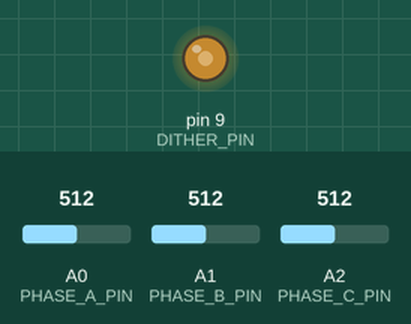
This sketch was run on a simulated Arduino Uno, built with avr-gcc and run on an emulated ATmega328P. Parts: output pins drawn as LEDs (lit = HIGH). Inputs (shaded band) come from the test bench; at power-on: A2 (PHASE_C_PIN) = 512, A0 (PHASE_A_PIN) = 512, A1 (PHASE_B_PIN) = 512. What the sketch prints to the serial monitor is not drawn.

Above: at 1.2 s.
1.3 s: A2 (PHASE_C_PIN) set to 716
4.3 s: A0 (PHASE_A_PIN) set to 643
7.3 s: A0 (PHASE_A_PIN) set to 673
10.3 s: A1 (PHASE_B_PIN) set to 716
Timing chart, 0 to 14.3 s (numbered marks = the images above; inputs shaded):
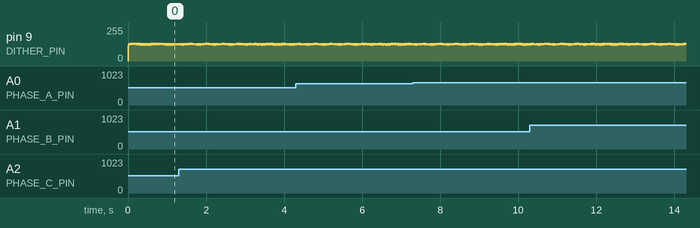

The sketch:

dq0_dither.ino
```cpp
const int PHASE_A_PIN = A0;
const int PHASE_B_PIN = A1;
const int PHASE_C_PIN = A2;
const int DITHER_PIN = 9;

const float VREF = 5.0;
const int ADC_MAX = 1023;
const float DEG_PER_RAD = 180.0 / PI;

const float LAMBDA = 0.15;        // Filter coefficient
const float DT = 0.01;            // Time step (s)

struct Complex {
  float re, im;

  Complex operator+(const Complex& b) const { return {re + b.re, im + b.im}; }
  Complex operator*(float s) const { return {re * s, im * s}; }
  float magnitude() const { return sqrt(re * re + im * im); }
  float angle() const { return atan2(im, re); }
};

Complex z_curr = {0, 0};    // Current stator vector
Complex momentum = {0, 0};  // Filtered complex momentum

float prev_theta = 0;
float velocity = 0;

unsigned long t_start;

void setup() {
  Serial.begin(115200);
  pinMode(DITHER_PIN, OUTPUT);
  analogWrite(DITHER_PIN, 127);  // Start with 50% duty cycle (VREF/2)

  t_start = millis();
}

void loop() {
  float time = (millis() - t_start) / 1000.0;

  // --- Dither Injection ---
  // Triangle wave dither oscillating around 127 ± 8 (approx. ±0.04V after filter)
  // 100 Hz triangular wave mapped to 8-bit PWM value
  const int dither_amplitude = 8;
  const float dither_freq = 100.0; // Hz

  float triangle = 2.0 * fabs(2.0 * (time * dither_freq - floor(time * dither_freq + 0.5))) - 1.0;
  int pwm_value = 127 + int(triangle * dither_amplitude);
  analogWrite(DITHER_PIN, pwm_value);

  // --- ADC and Signal Conditioning ---
  float OFFSET_VOLTAGE = VREF / 2.0;

  float Va = analogRead(PHASE_A_PIN) * VREF / ADC_MAX - OFFSET_VOLTAGE;
  float Vb = analogRead(PHASE_B_PIN) * VREF / ADC_MAX - OFFSET_VOLTAGE;
  float Vc = analogRead(PHASE_C_PIN) * VREF / ADC_MAX - OFFSET_VOLTAGE;

  // Clarke Transform (abc → αβ)
  float Valpha = (2.0 / 3.0) * (Va - 0.5 * Vb - 0.5 * Vc);
  float Vbeta  = (2.0 / 3.0) * ((sqrt(3.0) / 2.0) * (Vb - Vc));
  z_curr = {Valpha, Vbeta};

  // Complex Momentum Filtering
  momentum = momentum * (1.0 - LAMBDA) + z_curr * LAMBDA;

  float theta = momentum.angle();
  if (theta < 0) theta += 2 * PI;

  // Phase unwrapping for velocity
  float dtheta = theta - prev_theta;
  if (dtheta > PI) dtheta -= 2 * PI;
  if (dtheta < -PI) dtheta += 2 * PI;

  velocity = dtheta / DT;
  prev_theta = theta;

  // Optional: correlation
  float z_mag = z_curr.magnitude();
  float m_mag = momentum.magnitude();
  float corr = 0;
  if (z_mag > 0 && m_mag > 0) {
    corr = (z_curr.re * momentum.re + z_curr.im * momentum.im) / (z_mag * m_mag);
  }

  // --- Output ---
  Serial.print("θ (deg): "); Serial.print(theta * DEG_PER_RAD, 2);
  Serial.print("\tω (rad/s): "); Serial.print(velocity, 2);
  Serial.print("\t|z|: "); Serial.print(z_mag, 3);
  Serial.print("\tCorr: "); Serial.print(corr, 3);
  Serial.print("\tPWM: "); Serial.println(pwm_value);

  delay(int(DT * 1000));
}
```
